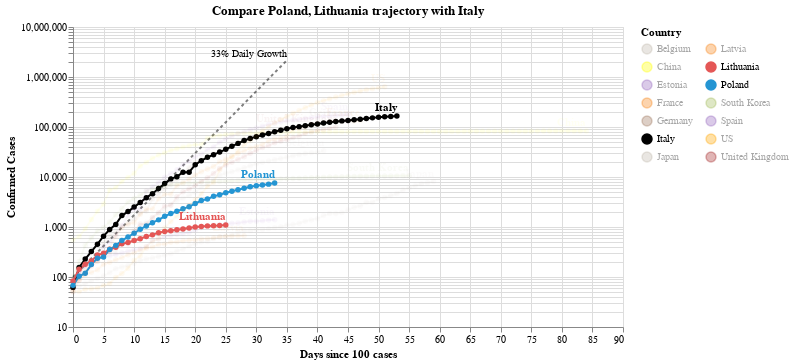

Notebook code for this chart:
### Code cell
#hide_input
chart2 = make_since_chart(['Poland', 'Lithuania'])
chart2

### Figure 1 — Vega-Lite specification as saved in the notebook (floating-point values rounded to 4 significant figures; data arrays with more than 128 entries replaced by an {"elided": "..."} marker saying what was removed)
{"config": {"view": {"continuousWidth": 400, "continuousHeight": 300}}, "layer": [{"mark": {"type": "line", "color": "black", "opacity": 0.5, "strokeDash": [3, 3]}, "encoding": {"x": {"type": "quantitative", "field": "Days since 100 cases"}, "y": {"type": "quantitative", "field": "Confirmed Cases"}}}, {"mark": {"type": "text", "align": "right", "dy": -6, "fontSize": 10, "text": "33% Daily Growth"}, "encoding": {"x": {"type": "quantitative", "field": "Days since 100 cases"}, "y": {"type": "quantitative", "field": "Confirmed Cases"}}, "transform": [{"filter": "(datum['Days since 100 cases'] >= 35)"}]}, {"data": {"name": "data-df8da13369b23346a12157935c837c15"}, "mark": {"type": "line", "point": true}, "encoding": {"color": {"type": "nominal", "field": "Country", "legend": {"columns": 2}, "scale": {"domain": ["Belgium", "China", "Estonia", "France", "Germany", "Italy", "Japan", "Latvia", "Lithuania", "Poland", "South Korea", "Spain", "US", "United Kingdom"], "range": ["#C1B7AD", "yellow", "#9467bd", "#F58518", "#9D755D", "black", "#C1B7AD", "#F58518", "#E45756", "#2495D3", "#A1BA59", "#9467bd", "orange", "brown"]}}, "opacity": {"condition": {"value": 1, "selection": "selector011"}, "value": 0.05}, "tooltip": [{"type": "nominal", "field": "Country"}, {"type": "temporal", "field": "Date"}, {"type": "quantitative", "field": "Confirmed Cases"}, {"type": "quantitative", "field": "Days since 100 cases"}], "x": {"type": "quantitative", "field": "Days since 100 cases"}, "y": {"type": "quantitative", "field": "Confirmed Cases", "scale": {"type": "log"}}}, "selection": {"selector011": {"type": "multi", "fields": ["Country"], "bind": "legend", "init": [{"Country": "Poland"}, {"Country": "Lithuania"}, {"Country": "Italy"}]}}, "width": 550}, {"data": {"name": "data-df8da13369b23346a12157935c837c15"}, "mark": {"type": "text", "align": "right", "dy": -8, "fontWeight": "bold"}, "encoding": {"color": {"type": "nominal", "field": "Country", "legend": {"columns": 2}, "scale": {"domain": ["Belgium", "China", "Estonia", "France", "Germany", "Italy", "Japan", "Latvia", "Lithuania", "Poland", "South Korea", "Spain", "US", "United Kingdom"], "range": ["#C1B7AD", "yellow", "#9467bd", "#F58518", "#9D755D", "black", "#C1B7AD", "#F58518", "#E45756", "#2495D3", "#A1BA59", "#9467bd", "orange", "brown"]}}, "opacity": {"condition": {"value": 1, "selection": "selector011"}, "value": 0.05}, "text": {"type": "nominal", "field": "Country"}, "tooltip": [{"type": "nominal", "field": "Country"}, {"type": "temporal", "field": "Date"}, {"type": "quantitative", "field": "Confirmed Cases"}, {"type": "quantitative", "field": "Days since 100 cases"}], "x": {"type": "quantitative", "field": "Days since 100 cases"}, "y": {"type": "quantitative", "field": "Confirmed Cases", "scale": {"type": "log"}}}, "transform": [{"filter": "(datum['Date'] >= 1586908800000)"}], "width": 550}], "data": {"name": "data-c1a3bbf4dd040f2e7e8e7a69520e3c2a"}, "title": "Compare Poland, Lithuania trajectory with Italy", "$schema": "https://vega.github.io/schema/vega-lite/v4.0.2.json", "datasets": {"data-c1a3bbf4dd040f2e7e8e7a69520e3c2a": [{"Days since 100 cases": 0, "Confirmed Cases": 100.0}, {"Days since 100 cases": 1, "Confirmed Cases": 133.0}, {"Days since 100 cases": 2, "Confirmed Cases": 176.9}, {"Days since 100 cases": 3, "Confirmed Cases": 235.3}, {"Days since 100 cases": 4, "Confirmed Cases": 312.9}, {"Days since 100 cases": 5, "Confirmed Cases": 416.2}, {"Days since 100 cases": 6, "Confirmed Cases": 553.5}, {"Days since 100 cases": 7, "Confirmed Cases": 736.1}, {"Days since 100 cases": 8, "Confirmed Cases": 979.1}, {"Days since 100 cases": 9, "Confirmed Cases": 1302.0}, {"Days since 100 cases": 10, "Confirmed Cases": 1732.0}, {"Days since 100 cases": 11, "Confirmed Cases": 2303.0}, {"Days since 100 cases": 12, "Confirmed Cases": 3064.0}, {"Days since 100 cases": 13, "Confirmed Cases": 4074.0}, {"Days since 100 cases": 14, "Confirmed Cases": 5419.0}, {"Days since 100 cases": 15, "Confirmed Cases": 7207.0}, {"Days since 100 cases": 16, "Confirmed Cases": 9586.0}, {"Days since 100 cases": 17, "Confirmed Cases": 12750.0}, {"Days since 100 cases": 18, "Confirmed Cases": 16960.0}, {"Days since 100 cases": 19, "Confirmed Cases": 22550.0}, {"Days since 100 cases": 20, "Confirmed Cases": 29990.0}, {"Days since 100 cases": 21, "Confirmed Cases": 39890.0}, {"Days since 100 cases": 22, "Confirmed Cases": 53060.0}, {"Days since 100 cases": 23, "Confirmed Cases": 70560.0}, {"Days since 100 cases": 24, "Confirmed Cases": 93850.0}, {"Days since 100 cases": 25, "Confirmed Cases": 124800.0}, {"Days since 100 cases": 26, "Confirmed Cases": 166000.0}, {"Days since 100 cases": 27, "Confirmed Cases": 220800.0}, {"Days since 100 cases": 28, "Confirmed Cases": 293700.0}, {"Days since 100 cases": 29, "Confirmed Cases": 390600.0}, {"Days since 100 cases": 30, "Confirmed Cases": 519500.0}, {"Days since 100 cases": 31, "Confirmed Cases": 690900.0}, {"Days since 100 cases": 32, "Confirmed Cases": 918900.0}, {"Days since 100 cases": 33, "Confirmed Cases": 1222000.0}, {"Days since 100 cases": 34, "Confirmed Cases": 1625000.0}, {"Days since 100 cases": 35, "Confirmed Cases": 2162000.0}], "data-df8da13369b23346a12157935c837c15": {"elided": "657 records"}}}
